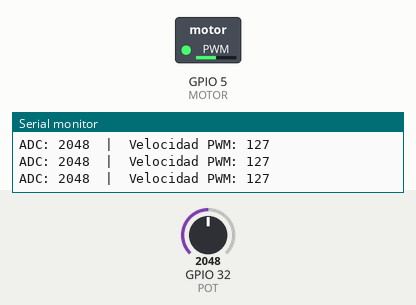
Recording of a sketch running on a simulated ESP32. Parts: switched loads named in the sketch (green lamp = pin HIGH), the last lines printed to the serial monitor. Inputs (shaded band) come from the test bench; at power-on: GPIO 32 (POT) = 2048.

Above: at 1.2 s.
1.3 s: GPIO 32 (POT) set to 2866
At 2.5 s:
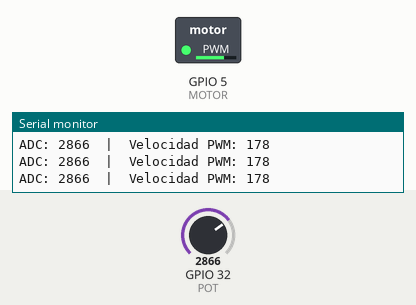
2.8 s: GPIO 32 (POT) set to 3603
At 4.0 s:
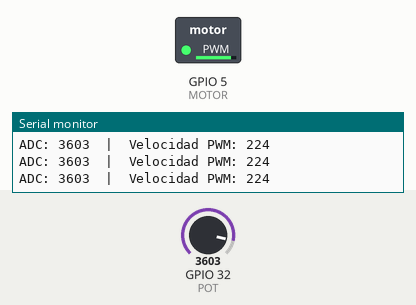
4.3 s: GPIO 32 (POT) set to 491
At 5.5 s:
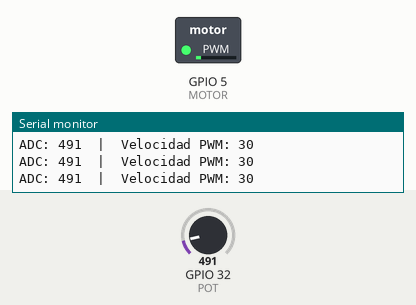
5.8 s: GPIO 32 (POT) set to 0
At 7.0 s:
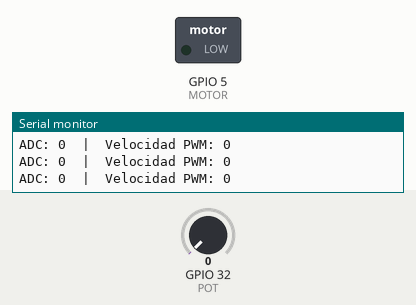
7.3 s: GPIO 32 (POT) set to 2047
At 8.6 s:
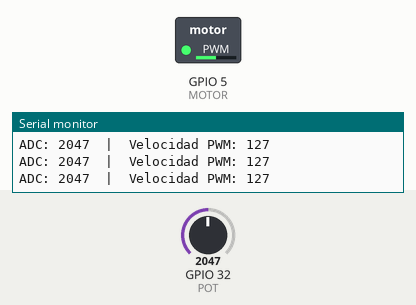
Timing chart, 0 to 9.8 s (numbered marks = the images above; inputs shaded):
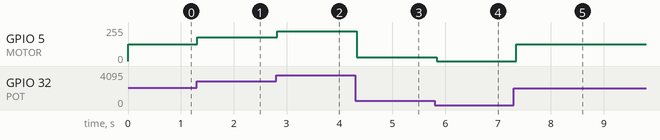

The sketch:

motor_pot_pwm.ino
```cpp
// 1. DECLARAR LIBRERIAS

// 2. DEFINICIÓN O ETIQUETADO DE PINES DE ENTRADA Y SALIDA
#define POT    32   // Potenciómetro conectado al GPIO 32 (ADC1)
#define MOTOR   5   // Señal PWM al módulo MOSFET / transistor — GPIO 5

// 3. DECLARACION DE CONSTANTES
const int  FREQ_PWM = 500;  // Frecuencia PWM en Hz
const int  RES_PWM  = 8;     // Resolución 8 bits (0 - 255)

// 4. DECLARACION DE VARIABLES
int lecturaADC = 0;   // Lectura cruda del potenciómetro (0 - 4095)
int velocidad  = 0;   // Velocidad escalada para PWM (0 - 255)

// 5. DECLARACION DE SUBRUTINAS Y/O FUNCIONES

// 6. CONFIGURACION INICIAL
void setup()
{
  // CONFIGURACION DE PINES DE ENTRADA Y SALIDA
  ledcAttach(MOTOR, FREQ_PWM, RES_PWM);   // Configuro PWM en GPIO 5

  // LIMPIEZA DE SALIDAS
  ledcWrite(MOTOR, 0);   // Motor apagado al inicio

  // COMUNICACIONES
  Serial.begin(115200);
}

// 7. FUNCION INFINITA PRINCIPAL
void loop()
{
  lecturaADC = analogRead(POT);                      // Leo el potenciómetro
  velocidad  = map(lecturaADC, 0, 4095, 0, 255);    // Escalo al rango PWM
  ledcWrite(MOTOR, velocidad);                        // Envío PWM al motor

  Serial.print("ADC: ");
  Serial.print(lecturaADC);
  Serial.print("  |  Velocidad PWM: ");
  Serial.println(velocidad);

  delay(50);
}
```

Measured:
- after the input at 1.3 s, GPIO 5 (MOTOR): 127/255 → 177/255 at once
- after the input at 2.8 s, GPIO 5 (MOTOR): 177/255 → 223/255 at once
- after the input at 4.3 s, GPIO 5 (MOTOR): 223/255 → 30/255 at once
- after the input at 5.8 s, GPIO 5 (MOTOR): 30/255 → 0/255 at once
- after the input at 7.3 s, GPIO 5 (MOTOR): 0/255 → 127/255 after 0.05 s
